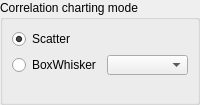
                   <widget class="QWidget" name="pageCorrelation">
                    <layout class="QGridLayout" name="gridLayout_22">
                     <property name="leftMargin">
                      <number>0</number>
                     </property>
                     <property name="topMargin">
                      <number>0</number>
                     </property>
                     <property name="rightMargin">
                      <number>0</number>
                     </property>
                     <property name="bottomMargin">
                      <number>0</number>
                     </property>
                     <property name="spacing">
                      <number>0</number>
                     </property>
                     <item row="0" column="0">
                      <widget class="QGroupBox" name="groupBox">
                       <property name="title">
                        <string>Correlation charting mode</string>
                       </property>
                       <layout class="QVBoxLayout" name="verticalLayout_3">
                        <item>
                         <layout class="QHBoxLayout" name="horizontalLayout_6">
                          <item>
                           <layout class="QGridLayout" name="gridLayout_16">
                            <item row="0" column="0">
                             <widget class="QRadioButton" name="radioButtonScatter">
                              <property name="text">
                               <string>Scatter</string>
                              </property>
                              <property name="checkable">
                               <bool>true</bool>
                              </property>
                              <property name="checked">
                               <bool>true</bool>
                              </property>
                              <property name="autoExclusive">
                               <bool>true</bool>
                              </property>
                             </widget>
                            </item>
                            <item row="1" column="0">
                             <widget class="QRadioButton" name="radioButtonBoxWhisker">
                              <property name="text">
                               <string>BoxWhisker</string>
                              </property>
                              <property name="checkable">
                               <bool>true</bool>
                              </property>
                              <property name="autoExclusive">
                               <bool>true</bool>
                              </property>
                             </widget>
                            </item>
                            <item row="1" column="1">
                             <widget class="QComboBox" name="comboBoxWhiskerOrientation">
                              <property name="minimumSize">
                               <size>
                                <width>80</width>
                                <height>20</height>
                               </size>
                              </property>
                             </widget>
                            </item>
                           </layout>
                          </item>
                         </layout>
                        </item>
                        <item>
                         <spacer name="verticalSpacer_6">
                          <property name="orientation">
                           <enum>Qt::Vertical</enum>
                          </property>
                          <property name="sizeHint" stdset="0">
                           <size>
                            <width>20</width>
                            <height>18</height>
                           </size>
                          </property>
                         </spacer>
                        </item>
                       </layout>
                      </widget>
                     </item>
                    </layout>
                   </widget>
